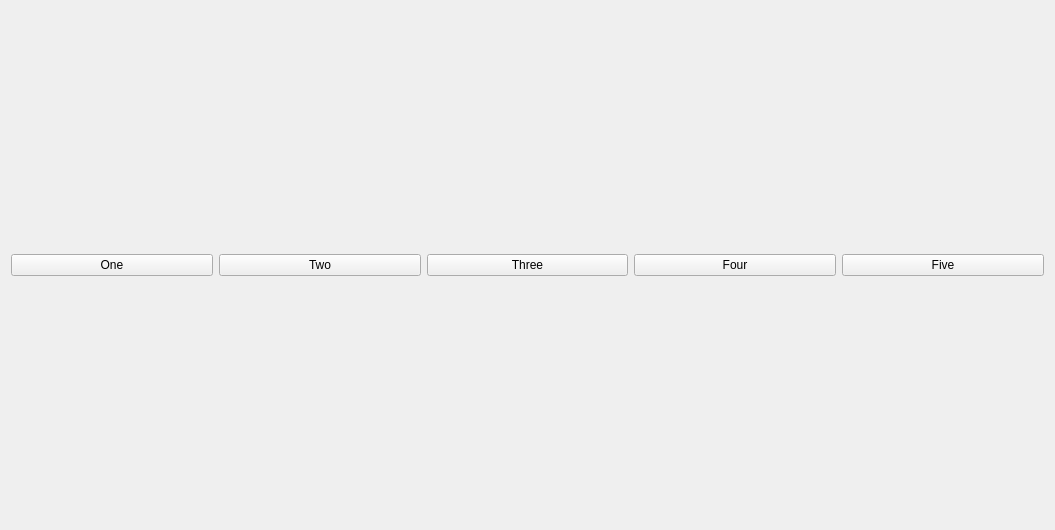
<?xml version="1.0" encoding="UTF-8"?>
<ui version="4.0">
 <class>Widget</class>
 <widget class="QWidget" name="Widget">
  <property name="geometry">
   <rect>
    <x>0</x>
    <y>0</y>
    <width>1055</width>
    <height>530</height>
   </rect>
  </property>
  <property name="windowTitle">
   <string>Widget</string>
  </property>
  <layout class="QHBoxLayout" name="horizontalLayout_2">
   <item>
    <layout class="QHBoxLayout" name="horizontalLayout">
     <item>
      <widget class="QPushButton" name="oneButton">
       <property name="text">
        <string>One</string>
       </property>
      </widget>
     </item>
     <item>
      <widget class="QPushButton" name="twoButton">
       <property name="text">
        <string>Two</string>
       </property>
      </widget>
     </item>
     <item>
      <widget class="QPushButton" name="threeButton">
       <property name="text">
        <string>Three</string>
       </property>
      </widget>
     </item>
     <item>
      <widget class="QPushButton" name="fourButton">
       <property name="text">
        <string>Four</string>
       </property>
      </widget>
     </item>
     <item>
      <widget class="QPushButton" name="fiveButton">
       <property name="text">
        <string>Five</string>
       </property>
      </widget>
     </item>
    </layout>
   </item>
  </layout>
 </widget>
 <resources/>
 <connections/>
</ui>
